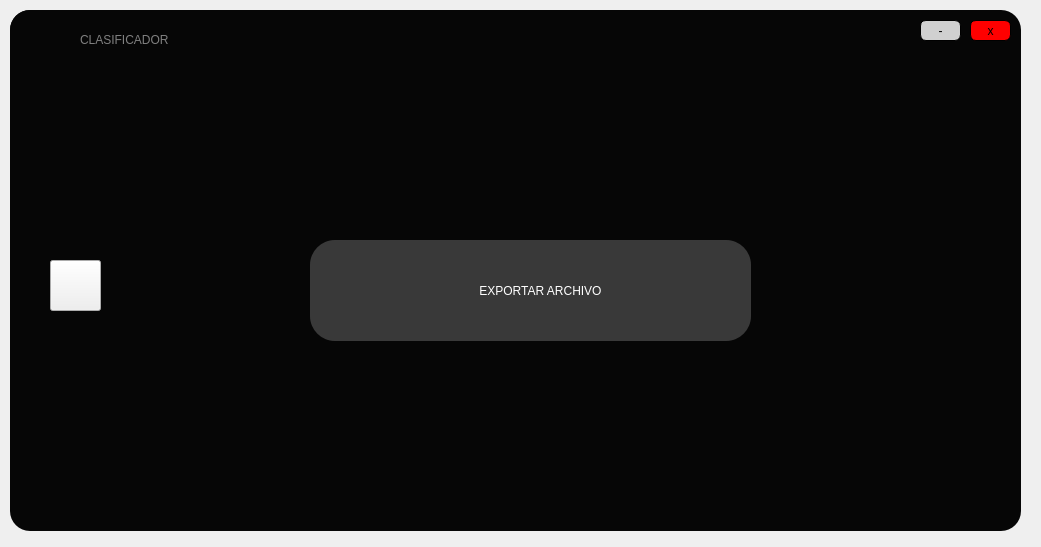
<?xml version="1.0" encoding="UTF-8"?>
<ui version="4.0">
 <class>Form</class>
 <widget class="QWidget" name="Form">
  <property name="geometry">
   <rect>
    <x>0</x>
    <y>0</y>
    <width>1041</width>
    <height>547</height>
   </rect>
  </property>
  <property name="windowTitle">
   <string>Form</string>
  </property>
  <widget class="QWidget" name="widget_3" native="true">
   <property name="geometry">
    <rect>
     <x>10</x>
     <y>10</y>
     <width>1011</width>
     <height>521</height>
    </rect>
   </property>
   <property name="cursor">
    <cursorShape>ArrowCursor</cursorShape>
   </property>
   <property name="styleSheet">
    <string notr="true">QWidget#widget_3{

background-color: rgb(6, 6, 6);
border-radius:20px;
}</string>
   </property>
   <widget class="QFrame" name="frame_3">
    <property name="geometry">
     <rect>
      <x>0</x>
      <y>0</y>
      <width>1001</width>
      <height>51</height>
     </rect>
    </property>
    <property name="styleSheet">
     <string notr="true">QFrame#frame_3{
	background-color: rgb(6, 6, 6);
border-top-left-radius:20px;
border-top-right-radius:20px;

}</string>
    </property>
    <property name="frameShape">
     <enum>QFrame::StyledPanel</enum>
    </property>
    <property name="frameShadow">
     <enum>QFrame::Raised</enum>
    </property>
    <widget class="QPushButton" name="min_3">
     <property name="geometry">
      <rect>
       <x>910</x>
       <y>10</y>
       <width>41</width>
       <height>21</height>
      </rect>
     </property>
     <property name="cursor">
      <cursorShape>PointingHandCursor</cursorShape>
     </property>
     <property name="styleSheet">
      <string notr="true">QPushButton#min_3{
	background-color: rgb(208, 208, 208);
font: 16pt &quot;MS Shell Dlg 2&quot;;
border-radius:6px;
border: 1px solid black;


}</string>
     </property>
     <property name="text">
      <string>-</string>
     </property>
    </widget>
    <widget class="QPushButton" name="cerrar_3">
     <property name="geometry">
      <rect>
       <x>960</x>
       <y>10</y>
       <width>41</width>
       <height>21</height>
      </rect>
     </property>
     <property name="cursor">
      <cursorShape>PointingHandCursor</cursorShape>
     </property>
     <property name="styleSheet">
      <string notr="true">QPushButton#cerrar_3{

background-color: rgb(255, 0, 0);
border-radius:6px;
border: 1px solid black;
font: 11pt &quot;MS Shell Dlg 2&quot;;

}</string>
     </property>
     <property name="text">
      <string>x</string>
     </property>
    </widget>
    <widget class="QLabel" name="label_4">
     <property name="geometry">
      <rect>
       <x>20</x>
       <y>10</y>
       <width>41</width>
       <height>41</height>
      </rect>
     </property>
     <property name="styleSheet">
      <string notr="true">border-image: url(:/Iconos/Icono youtube.png);</string>
     </property>
     <property name="text">
      <string/>
     </property>
    </widget>
    <widget class="QLabel" name="label_2">
     <property name="geometry">
      <rect>
       <x>70</x>
       <y>20</y>
       <width>181</width>
       <height>20</height>
      </rect>
     </property>
     <property name="styleSheet">
      <string notr="true">font: 14pt &quot;Lucida Console&quot;;
color:gray
;
font: 70 15pt &quot;Rockwell Extra Bold&quot;;</string>
     </property>
     <property name="text">
      <string>CLASIFICADOR</string>
     </property>
    </widget>
   </widget>
   <widget class="QPushButton" name="BExportar">
    <property name="geometry">
     <rect>
      <x>300</x>
      <y>230</y>
      <width>441</width>
      <height>101</height>
     </rect>
    </property>
    <property name="cursor">
     <cursorShape>PointingHandCursor</cursorShape>
    </property>
    <property name="styleSheet">
     <string notr="true">QPushButton#BExportar{
background-color: rgb(52, 107, 98);
background-color: rgb(57, 57, 57);
border-radius:25px;
font: 70 20pt &quot;Rockwell Extra Bold&quot;;
color:white;
}</string>
    </property>
    <property name="text">
     <string>      EXPORTAR ARCHIVO</string>
    </property>
   </widget>
   <widget class="QPushButton" name="BAtras">
    <property name="geometry">
     <rect>
      <x>40</x>
      <y>250</y>
      <width>51</width>
      <height>51</height>
     </rect>
    </property>
    <property name="cursor">
     <cursorShape>PointingHandCursor</cursorShape>
    </property>
    <property name="styleSheet">
     <string notr="true">border-image: url(:/Iconos/derecha.png);
border-image: url(:/Iconos/proximo.png);</string>
    </property>
    <property name="text">
     <string/>
    </property>
   </widget>
   <widget class="QLabel" name="label_5">
    <property name="geometry">
     <rect>
      <x>330</x>
      <y>260</y>
      <width>41</width>
      <height>41</height>
     </rect>
    </property>
    <property name="styleSheet">
     <string notr="true">border-image: url(:/Iconos/carpeta.png);</string>
    </property>
    <property name="text">
     <string/>
    </property>
   </widget>
  </widget>
 </widget>
 <resources>
  <include location="../Multimedia/imagen.qrc"/>
 </resources>
 <connections/>
</ui>
